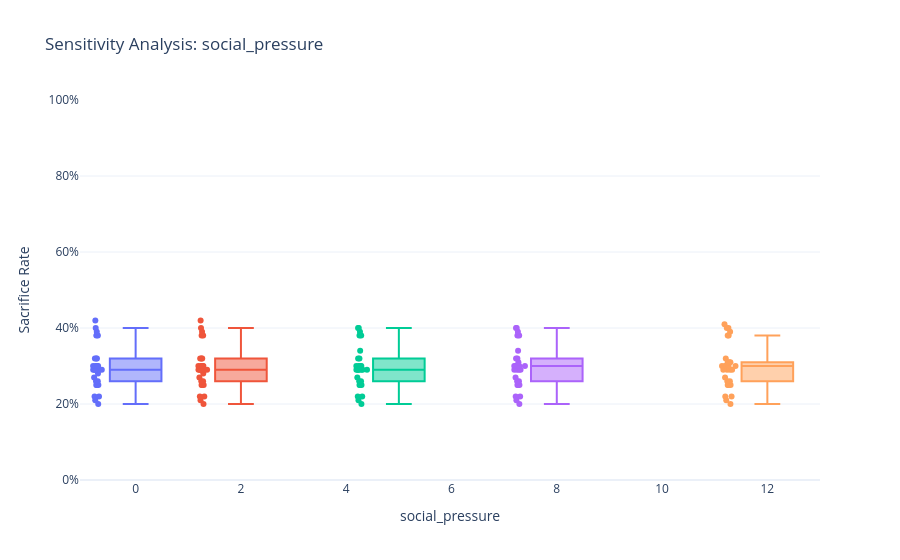

Notebook code for this chart:
### Code cell
from dataclasses import replace, fields
import pandas as pd
import plotly.express as px


# ============================================================
# 1. PARAMETER SWEEP
# ============================================================

def run_sweep(
    values,
    parameter="social_pressure",
    seeds=range(10),
    base_config=None
):
    """
    Run multiple simulations while varying one parameter.

    Args:
        values: Parameter values to evaluate.
        parameter: SimulationConfig parameter to modify.
        seeds: Random seeds for repeated experiments.
        base_config: Baseline SimulationConfig.

    Returns:
        DataFrame containing simulation results.
    """

    if base_config is None:
        base_config = SimulationConfig()

    # Validate parameter name.
    valid_parameters = {
        field.name for field in fields(SimulationConfig)
    }

    if parameter not in valid_parameters:
        raise ValueError(
            f"Unknown parameter: {parameter}. "
            f"Available parameters: {sorted(valid_parameters)}"
        )

    seeds = list(seeds)

    if not seeds:
        raise ValueError("At least one seed is required.")

    rows = []

    # --------------------------------------------------------
    # Iterate through parameter values
    # --------------------------------------------------------

    for value in values:

        # Create a new configuration without mutating baseline.
        config = replace(
            base_config,
            **{parameter: value}
        )

        config.validate()

        # ----------------------------------------------------
        # Repeat simulation with different random seeds
        # ----------------------------------------------------

        for seed in seeds:

            agents, graph, events = run_abm(
                cfg=config,
                seed=seed
            )

            # Number of agents that sacrificed themselves.
            sacrifice_count = sum(
                agent.committed for agent in agents
            )

            sacrifice_rate = (
                sacrifice_count / config.n_agents
            )

            mission_success = (
                sacrifice_count >= config.mission_threshold
            )

            rows.append({
                "parameter": parameter,
                "value": value,
                "seed": seed,

                "sacrifice_count": sacrifice_count,
                "sacrifice_rate": sacrifice_rate,

                "mission_success": mission_success,

                "rounds_completed": (
                    events["round"].max()
                    if not events.empty else 0
                ),

                "cooperation_count": (
                    (events["event_type"] == "cooperate").sum()
                    if not events.empty else 0
                ),

                "defection_count": (
                    (events["event_type"] == "defect").sum()
                    if not events.empty else 0
                ),
            })

    return pd.DataFrame(rows)


# ============================================================
# 2. AGGREGATE EXPERIMENT RESULTS
# ============================================================

def summarize_sweep(sweep_df):
    """
    Aggregate experiment results by parameter value.

    Calculates:
    - Mean sacrifice rate
    - Standard deviation
    - Approximate 95% confidence interval
    - Mission success rate
    - Mean number of sacrifices
    """

    summary = (
        sweep_df
        .groupby("value")
        .agg(
            runs=("seed", "count"),

            mean_sacrifice_rate=("sacrifice_rate", "mean"),
            std_sacrifice_rate=("sacrifice_rate", "std"),

            mean_sacrifice_count=("sacrifice_count", "mean"),

            success_rate=("mission_success", "mean"),

            mean_rounds=("rounds_completed", "mean"),

            mean_cooperation=("cooperation_count", "mean"),
            mean_defection=("defection_count", "mean"),
        )
        .reset_index()
    )

    # Standard error of the mean.
    summary["sem"] = (
        summary["std_sacrifice_rate"]
        / summary["runs"] ** 0.5
    )

    # Approximate 95% confidence interval.
    # For small sample sizes, prefer a Student-t interval.
    summary["ci_lower"] = (
        summary["mean_sacrifice_rate"]
        - 1.96 * summary["sem"]
    ).clip(lower=0)

    summary["ci_upper"] = (
        summary["mean_sacrifice_rate"]
        + 1.96 * summary["sem"]
    ).clip(upper=1)

    return summary


# ============================================================
# 3. VISUALIZE SENSITIVITY
# ============================================================

def plot_sensitivity(sweep_df, parameter):
    """
    Visualize the distribution of sacrifice rates
    across different parameter values.
    """

    fig = px.box(
        sweep_df,
        x="value",
        y="sacrifice_rate",
        points="all",
        color="value",
        title=f"Sensitivity Analysis: {parameter}",
        labels={
            "value": parameter,
            "sacrifice_rate": "Sacrifice Rate",
        },
    )

    fig.update_layout(
        template="plotly_white",
        showlegend=False,
        yaxis=dict(
            tickformat=".0%",
            range=[0, 1]
        ),
    )

    fig.show()


# ============================================================
# 4. RUN EXPERIMENT
# ============================================================

social_pressure_values = [0, 2, 5, 8, 12]

sweep_df = run_sweep(
    values=social_pressure_values,
    parameter="social_pressure",
    seeds=range(30),
)

# Raw experiment results
display(sweep_df.head())

# Statistical summary
summary_df = summarize_sweep(sweep_df)

display(summary_df)

# Distribution visualization
plot_sensitivity(
    sweep_df,
    parameter="social_pressure"
)

### Figure 1 — Plotly figure (JSON) as saved in the notebook; plotly's stock layout.template omitted (floating-point values rounded to 4 significant figures)
{"data": [{"alignmentgroup": "True", "boxpoints": "all", "hovertemplate": "social_pressure=%{x}<br>Sacrifice Rate=%{y}<extra></extra>", "legendgroup": "0", "marker": {"color": "#636efa"}, "name": "0", "notched": false, "offsetgroup": "0", "orientation": "v", "showlegend": true, "type": "box", "x": [0, 0, 0, 0, 0, 0, 0, 0, 0, 0, 0, 0, 0, 0, 0, 0, 0, 0, 0, 0, 0, 0, 0, 0, 0, 0, 0, 0, 0, 0], "x0": " ", "xaxis": "x", "y": [0.25, 0.29, 0.32, 0.38, 0.3, 0.29, 0.39, 0.26, 0.42, 0.3, 0.25, 0.3, 0.22, 0.28, 0.3, 0.29, 0.4, 0.29, 0.27, 0.32, 0.2, 0.38, 0.21, 0.29, 0.32, 0.29, 0.22, 0.26, 0.3, 0.25], "y0": " ", "yaxis": "y"}, {"alignmentgroup": "True", "boxpoints": "all", "hovertemplate": "social_pressure=%{x}<br>Sacrifice Rate=%{y}<extra></extra>", "legendgroup": "2", "marker": {"color": "#EF553B"}, "name": "2", "notched": false, "offsetgroup": "2", "orientation": "v", "showlegend": true, "type": "box", "x": [2, 2, 2, 2, 2, 2, 2, 2, 2, 2, 2, 2, 2, 2, 2, 2, 2, 2, 2, 2, 2, 2, 2, 2, 2, 2, 2, 2, 2, 2], "x0": " ", "xaxis": "x", "y": [0.25, 0.29, 0.32, 0.38, 0.3, 0.29, 0.39, 0.26, 0.42, 0.3, 0.25, 0.3, 0.22, 0.28, 0.3, 0.29, 0.4, 0.29, 0.27, 0.32, 0.2, 0.38, 0.21, 0.29, 0.32, 0.29, 0.22, 0.26, 0.3, 0.25], "y0": " ", "yaxis": "y"}, {"alignmentgroup": "True", "boxpoints": "all", "hovertemplate": "social_pressure=%{x}<br>Sacrifice Rate=%{y}<extra></extra>", "legendgroup": "5", "marker": {"color": "#00cc96"}, "name": "5", "notched": false, "offsetgroup": "5", "orientation": "v", "showlegend": true, "type": "box", "x": [5, 5, 5, 5, 5, 5, 5, 5, 5, 5, 5, 5, 5, 5, 5, 5, 5, 5, 5, 5, 5, 5, 5, 5, 5, 5, 5, 5, 5, 5], "x0": " ", "xaxis": "x", "y": [0.25, 0.29, 0.32, 0.38, 0.3, 0.29, 0.39, 0.26, 0.4, 0.3, 0.25, 0.3, 0.22, 0.29, 0.3, 0.29, 0.4, 0.29, 0.27, 0.34, 0.2, 0.38, 0.21, 0.29, 0.32, 0.29, 0.22, 0.26, 0.3, 0.25], "y0": " ", "yaxis": "y"}, {"alignmentgroup": "True", "boxpoints": "all", "hovertemplate": "social_pressure=%{x}<br>Sacrifice Rate=%{y}<extra></extra>", "legendgroup": "8", "marker": {"color": "#ab63fa"}, "name": "8", "notched": false, "offsetgroup": "8", "orientation": "v", "showlegend": true, "type": "box", "x": [8, 8, 8, 8, 8, 8, 8, 8, 8, 8, 8, 8, 8, 8, 8, 8, 8, 8, 8, 8, 8, 8, 8, 8, 8, 8, 8, 8, 8, 8], "x0": " ", "xaxis": "x", "y": [0.25, 0.3, 0.32, 0.38, 0.3, 0.29, 0.39, 0.26, 0.4, 0.3, 0.25, 0.3, 0.22, 0.3, 0.3, 0.31, 0.4, 0.29, 0.27, 0.34, 0.2, 0.38, 0.21, 0.29, 0.32, 0.29, 0.22, 0.26, 0.3, 0.25], "y0": " ", "yaxis": "y"}, {"alignmentgroup": "True", "boxpoints": "all", "hovertemplate": "social_pressure=%{x}<br>Sacrifice Rate=%{y}<extra></extra>", "legendgroup": "12", "marker": {"color": "#FFA15A"}, "name": "12", "notched": false, "offsetgroup": "12", "orientation": "v", "showlegend": true, "type": "box", "x": [12, 12, 12, 12, 12, 12, 12, 12, 12, 12, 12, 12, 12, 12, 12, 12, 12, 12, 12, 12, 12, 12, 12, 12, 12, 12, 12, 12, 12, 12], "x0": " ", "xaxis": "x", "y": [0.25, 0.3, 0.31, 0.38, 0.3, 0.29, 0.39, 0.26, 0.4, 0.3, 0.25, 0.3, 0.22, 0.3, 0.31, 0.31, 0.4, 0.29, 0.27, 0.41, 0.2, 0.38, 0.21, 0.29, 0.32, 0.29, 0.22, 0.26, 0.3, 0.25], "y0": " ", "yaxis": "y"}], "layout": {"boxmode": "overlay", "legend": {"title": {"text": "social_pressure"}, "tracegroupgap": 0}, "showlegend": false, "title": {"text": "Sensitivity Analysis: social_pressure"}, "xaxis": {"anchor": "y", "categoryarray": [0, 2, 5, 8, 12], "categoryorder": "array", "domain": [0, 1], "title": {"text": "social_pressure"}}, "yaxis": {"anchor": "x", "domain": [0, 1], "range": [0, 1], "tickformat": ".0%", "title": {"text": "Sacrifice Rate"}}}}
